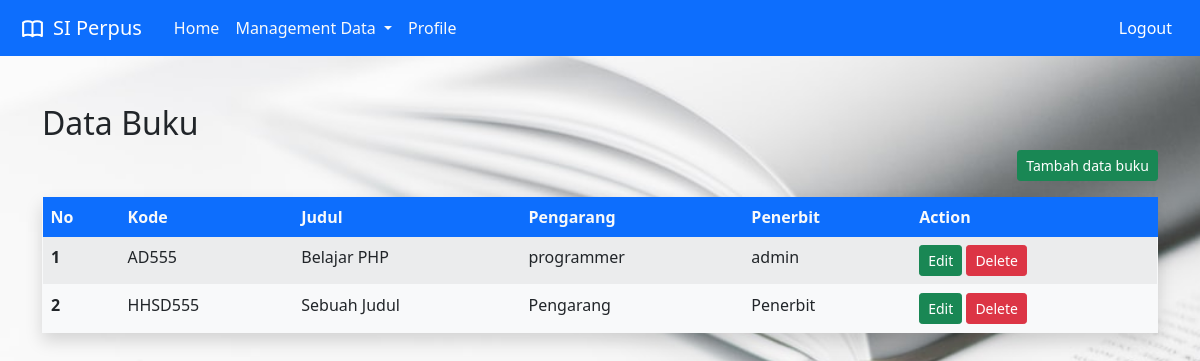
Page /buku/main.php (signed in) on the earlier database version.
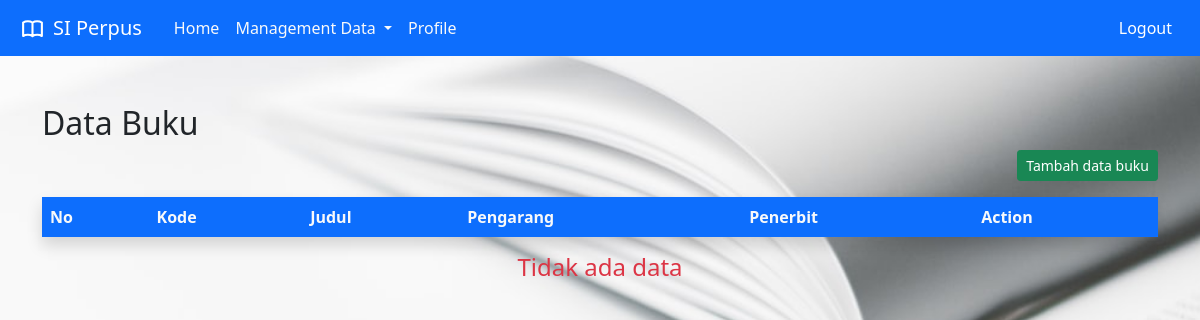
Same page on the later database version.
### tables this page shows
CREATE TABLE `tb_buku` (
  `kode` varchar(10) NOT NULL,
  `judul` varchar(191) NOT NULL,
  `pengarang` varchar(191) NOT NULL,
  `penerbit` varchar(191) NOT NULL
);

### buku/main.php (the view, shortened to what this page needs)
<?php
include '../header.php';
include '../navbar.php';
include '../koneksi.php';
$sql = "SELECT *FROM tb_buku";
$data = mysqli_query($konek, $sql);
?>
<div class="container my-4">
    <br>
    <h2>Data Buku</h2>
    <p class="d-flex justify-content-end">
        <button class="btn btn-sm btn-success" type="button" data-bs-toggle="collapse" data-bs-target="#addBuku" aria-expanded="false" aria-controls="addBuku">
            Tambah data buku
        </button>
    </p>
    <table class="table table-striped border border-light shadow">
        <thead class="bg-primary">
            <tr class="text-light" style="border-style: hidden !important;">
                <th scope="col">No</th>
                <th scope="col">Kode</th>
                <th scope="col">Judul</th>
                <th scope="col">Pengarang</th>
                <th scope="col">Penerbit</th>
                <th scope="col">Action</th>
            </tr>
        </thead>
        <tbody class="bg-light">
            <?php
            $i = 1;
            if (mysqli_num_rows($data) > 0) {
                while ($row = mysqli_fetch_assoc($data)) {
                    $kode = $row['kode'];
                    $judul = $row['judul'];
                    $pengarang = $row['pengarang'];
                    $penerbit = $row['penerbit'];
            ?>
                    <tr>
                        <th scope="row"><?= $i++ ?></th>
                        <td><?= $kode ?></td>
                        <td><?= $judul ?></td>
                        <td><?= $pengarang ?></td>
                        <td><?= $penerbit ?></td>
                        <td>
                            <a href="edit.php?kode=<?= $kode ?>" class="btn btn-sm btn-success">Edit</a>
                            <a href="delete.php?kode=<?= $kode ?>" onclick="return confirm('Apakah anda yakin ingin menghapusnya?')" class="btn btn-sm btn-danger">Delete</a>
                        </td>
                    </tr>
            <?php }
            } else {
                $kosong = "<h4 class='d-flex justify-content-center text-danger'>Tidak ada data</h4>";
            }
            ?>
        </tbody>
    </table>
    <?= $kosong ?? '' ?>
</div>
<?php include '../footer.php'; ?>

Differences in the rows shown:
removed tb_buku: kode "AD555", judul "Belajar PHP", pengarang "programmer", penerbit "admin"
removed tb_buku: kode "HHSD555", judul "Sebuah Judul", pengarang "Pengarang", penerbit "Penerbit"
Other differences:
text now shown: "Tidak ada data"
